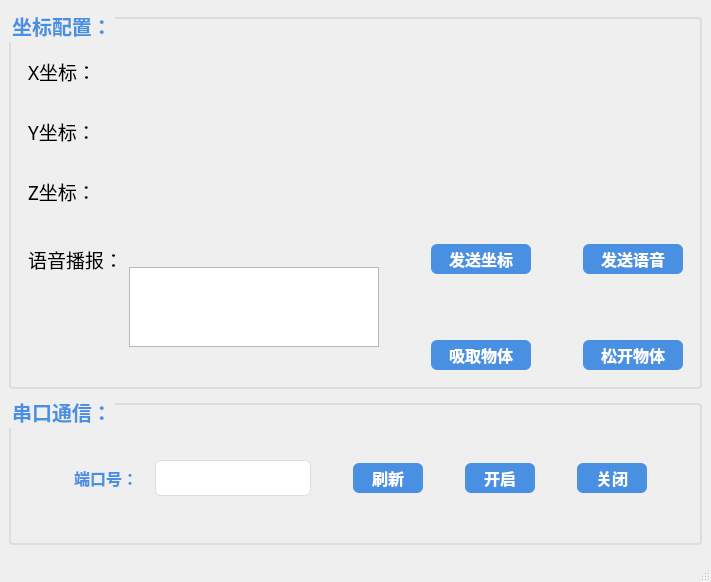
<?xml version="1.0" encoding="UTF-8"?>
<ui version="4.0">
 <class>MainWindow</class>
 <widget class="QMainWindow" name="MainWindow">
  <property name="geometry">
   <rect>
    <x>0</x>
    <y>0</y>
    <width>708</width>
    <height>582</height>
   </rect>
  </property>
  <property name="font">
   <font>
    <family>黑体</family>
    <pointsize>12</pointsize>
   </font>
  </property>
  <property name="windowTitle">
   <string>MainWindow</string>
  </property>
  <widget class="QWidget" name="centralwidget">
   <layout class="QGridLayout" name="gridLayout_2">
    <item row="1" column="0">
     <widget class="QGroupBox" name="groupBox">
      <property name="maximumSize">
       <size>
        <width>16777215</width>
        <height>150</height>
       </size>
      </property>
      <property name="font">
       <font>
        <family>楷体</family>
        <pointsize>-1</pointsize>
        <bold>true</bold>
       </font>
      </property>
      <property name="styleSheet">
       <string notr="true">/* GroupBox整体样式 */
QGroupBox {
    background-color: transparent; /* 透明背景，融入整体 */
    border: 2px solid #ddd; /* 浅灰边框，与下拉框边框一致 */
    border-radius: 4px; /* 统一圆角 */
    margin-top: 8px; /* 顶部预留标题空间 */
    padding: 16px 8px 8px 8px; /* 内边距（上右下左） */
    color: #333333; /* 文字颜色 */
    font-size: 20px;
	font-weight: bold;
}


/* 禁用状态 */
QGroupBox:disabled {
    border-color: blue; /* 更浅的边框 */
    color: #999999; /* 禁用文字色 */
}

/* 带标题的GroupBox激活状态（可选） */
QGroupBox:checked {
    border-color: #4a90e2; /* 激活时边框用主色 */
}

/* 激活状态的标题（可选，用于带复选框的GroupBox） */
QGroupBox:checked::title {
    color: #4a90e2; /* 激活时标题用主色 */
}</string>
      </property>
      <property name="title">
       <string>串口通信：</string>
      </property>
      <layout class="QGridLayout" name="gridLayout">
       <item row="0" column="5">
        <spacer name="horizontalSpacer_5">
         <property name="orientation">
          <enum>Qt::Orientation::Horizontal</enum>
         </property>
         <property name="sizeType">
          <enum>QSizePolicy::Policy::Maximum</enum>
         </property>
         <property name="sizeHint" stdset="0">
          <size>
           <width>40</width>
           <height>20</height>
          </size>
         </property>
        </spacer>
       </item>
       <item row="0" column="3">
        <spacer name="horizontalSpacer_6">
         <property name="orientation">
          <enum>Qt::Orientation::Horizontal</enum>
         </property>
         <property name="sizeType">
          <enum>QSizePolicy::Policy::Maximum</enum>
         </property>
         <property name="sizeHint" stdset="0">
          <size>
           <width>40</width>
           <height>20</height>
          </size>
         </property>
        </spacer>
       </item>
       <item row="0" column="6">
        <widget class="QPushButton" name="pushButton_open">
         <property name="minimumSize">
          <size>
           <width>70</width>
           <height>30</height>
          </size>
         </property>
         <property name="maximumSize">
          <size>
           <width>70</width>
           <height>30</height>
          </size>
         </property>
         <property name="font">
          <font>
           <family>楷体</family>
           <pointsize>-1</pointsize>
           <bold>true</bold>
          </font>
         </property>
         <property name="styleSheet">
          <string notr="true">/* 正常状态按钮 */
QPushButton {
    /* 基础样式 */
    background-color: #4a90e2; /* 背景色 */
    color: white;              /* 文字颜色 */
    border-radius: 6px;        /* 圆角半径 */
    border: none;              /* 去除默认边框 */
    padding: 6px 16px;         /* 内边距（上下 左右） */
    font-size: 16px;           /* 文字大小 */
}

/* 悬停状态（鼠标放在按钮上） */
QPushButton:hover {
    background-color: #5b9def; /* 稍亮的背景色 */
}

/* 按下状态（鼠标点击按钮时） */
QPushButton:pressed {
    background-color: #3a80d2; /* 稍暗的背景色 */
    padding: 7px 15px 5px 17px; /* 模拟按下的位移效果 */
}

/* 禁用状态 */
QPushButton:disabled {
    background-color: #cccccc; /* 灰色背景 */
    color: #999999;            /* 灰色文字 */
}

/* 带图标按钮的额外样式（可选） */
QPushButton[icon]:not([text=&quot;&quot;]) {
    padding-left: 28px; /* 为图标预留空间 */
}</string>
         </property>
         <property name="text">
          <string>开启</string>
         </property>
        </widget>
       </item>
       <item row="0" column="0">
        <spacer name="horizontalSpacer">
         <property name="orientation">
          <enum>Qt::Orientation::Horizontal</enum>
         </property>
         <property name="sizeHint" stdset="0">
          <size>
           <width>40</width>
           <height>20</height>
          </size>
         </property>
        </spacer>
       </item>
       <item row="0" column="2">
        <widget class="QComboBox" name="comboBox_port">
         <property name="minimumSize">
          <size>
           <width>128</width>
           <height>30</height>
          </size>
         </property>
         <property name="font">
          <font>
           <family>宋体</family>
           <pointsize>-1</pointsize>
           <bold>false</bold>
          </font>
         </property>
         <property name="styleSheet">
          <string notr="true">/* 下拉框整体样式 */
QComboBox {
    background-color: white;      /* 白色背景 */
    color: #333333;               /* 深灰文字 */
    border-radius: 6px;           /* 统一圆角 */
    border: 1px solid #ddd;       /* 浅灰边框 */
    padding: 6px 30px 6px 16px;   /* 内边距（预留箭头空间） */
    font-size: 14px;              /* 文字大小 */
    min-width: 80px;             /* 最小宽度 */
}

/* 下拉框悬停状态 */
QComboBox:hover {
    border-color: #4a90e2;        /* 边框变主色（与按钮hover呼应） */
    background-color: #f9f9f9;    /* 轻微灰调 */
}

/* 下拉框被激活（展开时） */
QComboBox:on {
    border-color: #4a90e2;        /* 激活状态边框色 */
    background-color: #f5f5f5;    /* 稍暗背景 */
    border-radius: 6px 6px 0 0;   /* 顶部保持圆角 */
}

/* 下拉框禁用状态 */
QComboBox:disabled {
    background-color: #f5f5f5;    /* 禁用背景 */
    color: #999999;               /* 禁用文字色 */
    border-color: #eee;           /* 禁用边框 */
}

/* 下拉箭头样式 */
QComboBox::down-arrow {
    image: url(:/icons/gray_arrow.png); /* 灰色箭头（可替换为深色图标） */
    width: 16px;
    height: 16px;
}

/* 箭头区域 */
QComboBox::drop-down {
    border: none;
    width: 30px;
    background-color: transparent; /* 透明背景，与主区域融合 */
}

/* 下拉列表框样式 */
QComboBox QAbstractItemView {
    background-color: white;      /* 列表白色背景 */
    color: #333;                  /* 列表文字色 */
    border: 1px solid #ddd;       /* 列表边框 */
    border-top: none;             /* 与下拉框衔接处无边框 */
    border-radius: 0 0 6px 6px;   /* 底部圆角 */
    padding: 4px;
    selection-background-color: #4a90e2; /* 选中项主色背景 */
    selection-color: white;       /* 选中项文字白 */
    font-size: 14px;
}

/* 列表项悬停 */
QComboBox QAbstractItemView::item:hover {
    background-color: #f0f5ff;    /* 浅蓝悬停色 */
}

/* 列表项选中但未激活 */
QComboBox QAbstractItemView::item:selected:!active {
    background-color: #e6f0ff;    /* 稍浅的选中色 */
}</string>
         </property>
        </widget>
       </item>
       <item row="0" column="8">
        <widget class="QPushButton" name="pushButton_close">
         <property name="minimumSize">
          <size>
           <width>70</width>
           <height>30</height>
          </size>
         </property>
         <property name="maximumSize">
          <size>
           <width>70</width>
           <height>30</height>
          </size>
         </property>
         <property name="font">
          <font>
           <family>楷体</family>
           <pointsize>-1</pointsize>
           <bold>true</bold>
          </font>
         </property>
         <property name="styleSheet">
          <string notr="true">/* 正常状态按钮 */
QPushButton {
    /* 基础样式 */
    background-color: #4a90e2; /* 背景色 */
    color: white;              /* 文字颜色 */
    border-radius: 6px;        /* 圆角半径 */
    border: none;              /* 去除默认边框 */
    padding: 6px 16px;         /* 内边距（上下 左右） */
    font-size: 16px;           /* 文字大小 */
}

/* 悬停状态（鼠标放在按钮上） */
QPushButton:hover {
    background-color: #5b9def; /* 稍亮的背景色 */
}

/* 按下状态（鼠标点击按钮时） */
QPushButton:pressed {
    background-color: #3a80d2; /* 稍暗的背景色 */
    padding: 7px 15px 5px 17px; /* 模拟按下的位移效果 */
}

/* 禁用状态 */
QPushButton:disabled {
    background-color: #cccccc; /* 灰色背景 */
    color: #999999;            /* 灰色文字 */
}

/* 带图标按钮的额外样式（可选） */
QPushButton[icon]:not([text=&quot;&quot;]) {
    padding-left: 28px; /* 为图标预留空间 */
}</string>
         </property>
         <property name="text">
          <string>关闭</string>
         </property>
        </widget>
       </item>
       <item row="0" column="7">
        <spacer name="horizontalSpacer_4">
         <property name="orientation">
          <enum>Qt::Orientation::Horizontal</enum>
         </property>
         <property name="sizeType">
          <enum>QSizePolicy::Policy::Maximum</enum>
         </property>
         <property name="sizeHint" stdset="0">
          <size>
           <width>40</width>
           <height>20</height>
          </size>
         </property>
        </spacer>
       </item>
       <item row="0" column="1">
        <widget class="QLabel" name="label">
         <property name="font">
          <font>
           <family>楷体</family>
           <pointsize>-1</pointsize>
           <bold>true</bold>
          </font>
         </property>
         <property name="styleSheet">
          <string notr="true">/* 基础蓝色字体Label */
QLabel {
    color: #4a90e2; /* 主色调蓝色（与之前控件交互色一致） */
    font-size: 16px; /* 统一文字大小 */
    padding: 4px 6px; /* 轻微内边距 */
    background-color: transparent; /* 透明背景，不破坏布局 */
	font-weight: bold
}

/* 禁用状态（蓝色变浅灰） */
QLabel:disabled {
    color: #b3c8e8; /* 禁用时的浅蓝灰色 */
}

/* 链接样式（加深蓝色） */
QLabel::link {
    color: #3a80d2; /* 比普通文字更深的蓝色 */
    text-decoration: none; /* 去除默认下划线 */
}

/* 链接悬停 */
QLabel::link:hover {
    color: #2a70c2; /* 悬停时更深的蓝色 */
    text-decoration: underline; /* 下划线提示 */
}

/* 强调型蓝色Label（可通过objectName使用） */
QLabel#highlightLabel {
    color: #2d7dcb; /* 更深的蓝色 */
    font-weight: bold; /* 加粗强调 */
    font-size: 15px;
}

/* 浅色蓝色Label（辅助文本） */
QLabel#lightLabel {
    color: #7aaae0; /* 较浅的蓝色 */
    font-size: 13px;
}</string>
         </property>
         <property name="text">
          <string>端口号：</string>
         </property>
        </widget>
       </item>
       <item row="0" column="9">
        <spacer name="horizontalSpacer_2">
         <property name="orientation">
          <enum>Qt::Orientation::Horizontal</enum>
         </property>
         <property name="sizeType">
          <enum>QSizePolicy::Policy::Maximum</enum>
         </property>
         <property name="sizeHint" stdset="0">
          <size>
           <width>40</width>
           <height>20</height>
          </size>
         </property>
        </spacer>
       </item>
       <item row="0" column="4">
        <widget class="QPushButton" name="pushButton_refresh">
         <property name="minimumSize">
          <size>
           <width>70</width>
           <height>30</height>
          </size>
         </property>
         <property name="maximumSize">
          <size>
           <width>70</width>
           <height>30</height>
          </size>
         </property>
         <property name="font">
          <font>
           <family>楷体</family>
           <pointsize>-1</pointsize>
           <bold>true</bold>
          </font>
         </property>
         <property name="styleSheet">
          <string notr="true">/* 正常状态按钮 */
QPushButton {
    /* 基础样式 */
    background-color: #4a90e2; /* 背景色 */
    color: white;              /* 文字颜色 */
    border-radius: 6px;        /* 圆角半径 */
    border: none;              /* 去除默认边框 */
    padding: 6px 16px;         /* 内边距（上下 左右） */
    font-size: 16px;           /* 文字大小 */
}

/* 悬停状态（鼠标放在按钮上） */
QPushButton:hover {
    background-color: #5b9def; /* 稍亮的背景色 */
}

/* 按下状态（鼠标点击按钮时） */
QPushButton:pressed {
    background-color: #3a80d2; /* 稍暗的背景色 */
    padding: 7px 15px 5px 17px; /* 模拟按下的位移效果 */
}

/* 禁用状态 */
QPushButton:disabled {
    background-color: #cccccc; /* 灰色背景 */
    color: #999999;            /* 灰色文字 */
}

/* 带图标按钮的额外样式（可选） */
QPushButton[icon]:not([text=&quot;&quot;]) {
    padding-left: 28px; /* 为图标预留空间 */
}</string>
         </property>
         <property name="text">
          <string>刷新</string>
         </property>
        </widget>
       </item>
      </layout>
     </widget>
    </item>
    <item row="0" column="0">
     <widget class="QGroupBox" name="groupBox_2">
      <property name="font">
       <font>
        <family>楷体</family>
        <pointsize>-1</pointsize>
        <bold>true</bold>
       </font>
      </property>
      <property name="styleSheet">
       <string notr="true">/* GroupBox整体样式 */
QGroupBox {
    background-color: transparent; /* 透明背景，融入整体 */
    border: 2px solid #ddd; /* 浅灰边框，与下拉框边框一致 */
    border-radius: 4px; /* 统一圆角 */
    margin-top: 8px; /* 顶部预留标题空间 */
    padding: 16px 8px 8px 8px; /* 内边距（上右下左） */
    color: #333333; /* 文字颜色 */
    font-size: 20px;
	font-weight: bold;
}


/* 禁用状态 */
QGroupBox:disabled {
    border-color: blue; /* 更浅的边框 */
    color: #999999; /* 禁用文字色 */
}

/* 带标题的GroupBox激活状态（可选） */
QGroupBox:checked {
    border-color: #4a90e2; /* 激活时边框用主色 */
}

/* 激活状态的标题（可选，用于带复选框的GroupBox） */
QGroupBox:checked::title {
    color: #4a90e2; /* 激活时标题用主色 */
}</string>
      </property>
      <property name="title">
       <string>坐标配置：</string>
      </property>
      <layout class="QGridLayout" name="gridLayout_3">
       <item row="4" column="4">
        <spacer name="horizontalSpacer_7">
         <property name="orientation">
          <enum>Qt::Orientation::Horizontal</enum>
         </property>
         <property name="sizeType">
          <enum>QSizePolicy::Policy::Fixed</enum>
         </property>
         <property name="sizeHint" stdset="0">
          <size>
           <width>40</width>
           <height>20</height>
          </size>
         </property>
        </spacer>
       </item>
       <item row="4" column="1" rowspan="3">
        <widget class="QTextEdit" name="textEdit">
         <property name="sizePolicy">
          <sizepolicy hsizetype="Expanding" vsizetype="Expanding">
           <horstretch>30</horstretch>
           <verstretch>0</verstretch>
          </sizepolicy>
         </property>
         <property name="minimumSize">
          <size>
           <width>250</width>
           <height>20</height>
          </size>
         </property>
         <property name="maximumSize">
          <size>
           <width>16777215</width>
           <height>80</height>
          </size>
         </property>
         <property name="font">
          <font>
           <family>楷体</family>
           <pointsize>14</pointsize>
          </font>
         </property>
        </widget>
       </item>
       <item row="5" column="3">
        <spacer name="verticalSpacer">
         <property name="orientation">
          <enum>Qt::Orientation::Vertical</enum>
         </property>
         <property name="sizeType">
          <enum>QSizePolicy::Policy::Fixed</enum>
         </property>
         <property name="sizeHint" stdset="0">
          <size>
           <width>20</width>
           <height>10</height>
          </size>
         </property>
        </spacer>
       </item>
       <item row="4" column="2">
        <spacer name="horizontalSpacer_3">
         <property name="orientation">
          <enum>Qt::Orientation::Horizontal</enum>
         </property>
         <property name="sizeType">
          <enum>QSizePolicy::Policy::Fixed</enum>
         </property>
         <property name="sizeHint" stdset="0">
          <size>
           <width>40</width>
           <height>20</height>
          </size>
         </property>
        </spacer>
       </item>
       <item row="6" column="5">
        <widget class="QPushButton" name="pushButton_toolReset">
         <property name="minimumSize">
          <size>
           <width>100</width>
           <height>30</height>
          </size>
         </property>
         <property name="maximumSize">
          <size>
           <width>100</width>
           <height>30</height>
          </size>
         </property>
         <property name="font">
          <font>
           <family>楷体</family>
           <pointsize>-1</pointsize>
           <bold>true</bold>
          </font>
         </property>
         <property name="styleSheet">
          <string notr="true">/* 正常状态按钮 */
QPushButton {
    /* 基础样式 */
    background-color: #4a90e2; /* 背景色 */
    color: white;              /* 文字颜色 */
    border-radius: 6px;        /* 圆角半径 */
    border: none;              /* 去除默认边框 */
    padding: 6px 16px;         /* 内边距（上下 左右） */
    font-size: 16px;           /* 文字大小 */
}

/* 悬停状态（鼠标放在按钮上） */
QPushButton:hover {
    background-color: #5b9def; /* 稍亮的背景色 */
}

/* 按下状态（鼠标点击按钮时） */
QPushButton:pressed {
    background-color: #3a80d2; /* 稍暗的背景色 */
    padding: 7px 15px 5px 17px; /* 模拟按下的位移效果 */
}

/* 禁用状态 */
QPushButton:disabled {
    background-color: #cccccc; /* 灰色背景 */
    color: #999999;            /* 灰色文字 */
}

/* 带图标按钮的额外样式（可选） */
QPushButton[icon]:not([text=&quot;&quot;]) {
    padding-left: 28px; /* 为图标预留空间 */
}</string>
         </property>
         <property name="text">
          <string>松开物体</string>
         </property>
        </widget>
       </item>
       <item row="4" column="3">
        <widget class="QPushButton" name="pushButton_sendAxis">
         <property name="minimumSize">
          <size>
           <width>100</width>
           <height>30</height>
          </size>
         </property>
         <property name="maximumSize">
          <size>
           <width>100</width>
           <height>30</height>
          </size>
         </property>
         <property name="font">
          <font>
           <family>楷体</family>
           <pointsize>-1</pointsize>
           <bold>true</bold>
          </font>
         </property>
         <property name="styleSheet">
          <string notr="true">/* 正常状态按钮 */
QPushButton {
    /* 基础样式 */
    background-color: #4a90e2; /* 背景色 */
    color: white;              /* 文字颜色 */
    border-radius: 6px;        /* 圆角半径 */
    border: none;              /* 去除默认边框 */
    padding: 6px 16px;         /* 内边距（上下 左右） */
    font-size: 16px;           /* 文字大小 */
}

/* 悬停状态（鼠标放在按钮上） */
QPushButton:hover {
    background-color: #5b9def; /* 稍亮的背景色 */
}

/* 按下状态（鼠标点击按钮时） */
QPushButton:pressed {
    background-color: #3a80d2; /* 稍暗的背景色 */
    padding: 7px 15px 5px 17px; /* 模拟按下的位移效果 */
}

/* 禁用状态 */
QPushButton:disabled {
    background-color: #cccccc; /* 灰色背景 */
    color: #999999;            /* 灰色文字 */
}

/* 带图标按钮的额外样式（可选） */
QPushButton[icon]:not([text=&quot;&quot;]) {
    padding-left: 28px; /* 为图标预留空间 */
}</string>
         </property>
         <property name="text">
          <string>发送坐标</string>
         </property>
        </widget>
       </item>
       <item row="1" column="1" colspan="5">
        <widget class="AngelSlider" name="widget_y" native="true"/>
       </item>
       <item row="0" column="0">
        <widget class="QLabel" name="label_2">
         <property name="font">
          <font>
           <family>楷体</family>
           <pointsize>14</pointsize>
          </font>
         </property>
         <property name="text">
          <string>X坐标：</string>
         </property>
        </widget>
       </item>
       <item row="3" column="1">
        <spacer name="verticalSpacer_2">
         <property name="orientation">
          <enum>Qt::Orientation::Vertical</enum>
         </property>
         <property name="sizeType">
          <enum>QSizePolicy::Policy::Fixed</enum>
         </property>
         <property name="sizeHint" stdset="0">
          <size>
           <width>10</width>
           <height>20</height>
          </size>
         </property>
        </spacer>
       </item>
       <item row="2" column="1" colspan="5">
        <widget class="AngelSlider" name="widget_z" native="true"/>
       </item>
       <item row="0" column="1" colspan="5">
        <widget class="AngelSlider" name="widget_x" native="true"/>
       </item>
       <item row="2" column="0">
        <widget class="QLabel" name="label_4">
         <property name="font">
          <font>
           <family>楷体</family>
           <pointsize>14</pointsize>
          </font>
         </property>
         <property name="text">
          <string>Z坐标：</string>
         </property>
        </widget>
       </item>
       <item row="1" column="0">
        <widget class="QLabel" name="label_3">
         <property name="font">
          <font>
           <family>楷体</family>
           <pointsize>14</pointsize>
          </font>
         </property>
         <property name="text">
          <string>Y坐标：</string>
         </property>
        </widget>
       </item>
       <item row="4" column="0">
        <widget class="QLabel" name="label_5">
         <property name="font">
          <font>
           <family>楷体</family>
           <pointsize>14</pointsize>
          </font>
         </property>
         <property name="text">
          <string>语音播报：</string>
         </property>
        </widget>
       </item>
       <item row="4" column="5">
        <widget class="QPushButton" name="pushButton_sendVoice">
         <property name="minimumSize">
          <size>
           <width>100</width>
           <height>30</height>
          </size>
         </property>
         <property name="maximumSize">
          <size>
           <width>100</width>
           <height>30</height>
          </size>
         </property>
         <property name="font">
          <font>
           <family>楷体</family>
           <pointsize>-1</pointsize>
           <bold>true</bold>
          </font>
         </property>
         <property name="styleSheet">
          <string notr="true">/* 正常状态按钮 */
QPushButton {
    /* 基础样式 */
    background-color: #4a90e2; /* 背景色 */
    color: white;              /* 文字颜色 */
    border-radius: 6px;        /* 圆角半径 */
    border: none;              /* 去除默认边框 */
    padding: 6px 16px;         /* 内边距（上下 左右） */
    font-size: 16px;           /* 文字大小 */
}

/* 悬停状态（鼠标放在按钮上） */
QPushButton:hover {
    background-color: #5b9def; /* 稍亮的背景色 */
}

/* 按下状态（鼠标点击按钮时） */
QPushButton:pressed {
    background-color: #3a80d2; /* 稍暗的背景色 */
    padding: 7px 15px 5px 17px; /* 模拟按下的位移效果 */
}

/* 禁用状态 */
QPushButton:disabled {
    background-color: #cccccc; /* 灰色背景 */
    color: #999999;            /* 灰色文字 */
}

/* 带图标按钮的额外样式（可选） */
QPushButton[icon]:not([text=&quot;&quot;]) {
    padding-left: 28px; /* 为图标预留空间 */
}</string>
         </property>
         <property name="text">
          <string>发送语音</string>
         </property>
        </widget>
       </item>
       <item row="6" column="3">
        <widget class="QPushButton" name="pushButton_toolSet">
         <property name="minimumSize">
          <size>
           <width>100</width>
           <height>30</height>
          </size>
         </property>
         <property name="maximumSize">
          <size>
           <width>100</width>
           <height>30</height>
          </size>
         </property>
         <property name="font">
          <font>
           <family>楷体</family>
           <pointsize>-1</pointsize>
           <bold>true</bold>
          </font>
         </property>
         <property name="styleSheet">
          <string notr="true">/* 正常状态按钮 */
QPushButton {
    /* 基础样式 */
    background-color: #4a90e2; /* 背景色 */
    color: white;              /* 文字颜色 */
    border-radius: 6px;        /* 圆角半径 */
    border: none;              /* 去除默认边框 */
    padding: 6px 16px;         /* 内边距（上下 左右） */
    font-size: 16px;           /* 文字大小 */
}

/* 悬停状态（鼠标放在按钮上） */
QPushButton:hover {
    background-color: #5b9def; /* 稍亮的背景色 */
}

/* 按下状态（鼠标点击按钮时） */
QPushButton:pressed {
    background-color: #3a80d2; /* 稍暗的背景色 */
    padding: 7px 15px 5px 17px; /* 模拟按下的位移效果 */
}

/* 禁用状态 */
QPushButton:disabled {
    background-color: #cccccc; /* 灰色背景 */
    color: #999999;            /* 灰色文字 */
}

/* 带图标按钮的额外样式（可选） */
QPushButton[icon]:not([text=&quot;&quot;]) {
    padding-left: 28px; /* 为图标预留空间 */
}</string>
         </property>
         <property name="text">
          <string>吸取物体</string>
         </property>
        </widget>
       </item>
      </layout>
     </widget>
    </item>
   </layout>
  </widget>
  <widget class="QStatusBar" name="statusbar"/>
 </widget>
 <customwidgets>
  <customwidget>
   <class>AngelSlider</class>
   <extends>QWidget</extends>
   <header location="global">angelslider.h</header>
   <container>1</container>
  </customwidget>
 </customwidgets>
 <resources/>
 <connections/>
</ui>
